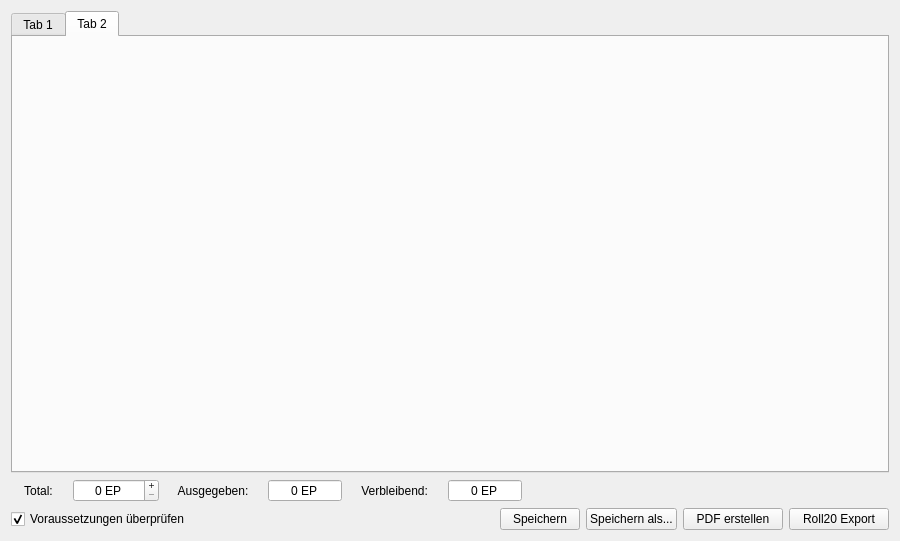
<?xml version="1.0" encoding="UTF-8"?>
<ui version="4.0">
 <class>formMain</class>
 <widget class="QWidget" name="formMain">
  <property name="windowModality">
   <enum>Qt::ApplicationModal</enum>
  </property>
  <property name="geometry">
   <rect>
    <x>0</x>
    <y>0</y>
    <width>900</width>
    <height>541</height>
   </rect>
  </property>
  <property name="windowTitle">
   <string>Sephrasto - Charakter erstellen</string>
  </property>
  <layout class="QGridLayout" name="gridLayout">
   <item row="3" column="0">
    <layout class="QHBoxLayout" name="horizontalLayout_3">
     <item>
      <widget class="QCheckBox" name="checkReq">
       <property name="sizePolicy">
        <sizepolicy hsizetype="Expanding" vsizetype="Fixed">
         <horstretch>0</horstretch>
         <verstretch>0</verstretch>
        </sizepolicy>
       </property>
       <property name="minimumSize">
        <size>
         <width>125</width>
         <height>0</height>
        </size>
       </property>
       <property name="text">
        <string>Voraussetzungen überprüfen</string>
       </property>
       <property name="checked">
        <bool>true</bool>
       </property>
      </widget>
     </item>
     <item>
      <widget class="QPushButton" name="buttonQuicksave">
       <property name="minimumSize">
        <size>
         <width>75</width>
         <height>0</height>
        </size>
       </property>
       <property name="text">
        <string>Speichern</string>
       </property>
      </widget>
     </item>
     <item>
      <widget class="QPushButton" name="buttonSave">
       <property name="minimumSize">
        <size>
         <width>75</width>
         <height>0</height>
        </size>
       </property>
       <property name="text">
        <string>Speichern als...</string>
       </property>
      </widget>
     </item>
     <item>
      <widget class="QPushButton" name="buttonSavePDF">
       <property name="minimumSize">
        <size>
         <width>100</width>
         <height>0</height>
        </size>
       </property>
       <property name="maximumSize">
        <size>
         <width>16777214</width>
         <height>16777215</height>
        </size>
       </property>
       <property name="text">
        <string>PDF erstellen</string>
       </property>
      </widget>
     </item>
      <item>
        <widget class="QPushButton" name="buttonExportRoll20">
          <property name="minimumSize">
            <size>
              <width>100</width>
              <height>0</height>
            </size>
          </property>
          <property name="maximumSize">
            <size>
              <width>16777214</width>
              <height>16777215</height>
            </size>
          </property>
          <property name="text">
            <string>Roll20 Export</string>
          </property>
        </widget>
      </item>
    </layout>
   </item>
   <item row="0" column="0">
    <layout class="QVBoxLayout" name="verticalLayout">
     <item>
      <layout class="QHBoxLayout" name="horizontalLayout">
       <item>
        <widget class="QTabWidget" name="tabs">
         <property name="tabPosition">
          <enum>QTabWidget::North</enum>
         </property>
         <property name="currentIndex">
          <number>1</number>
         </property>
         <property name="elideMode">
          <enum>Qt::ElideRight</enum>
         </property>
         <property name="documentMode">
          <bool>false</bool>
         </property>
         <widget class="QWidget" name="tab">
          <attribute name="title">
           <string>Tab 1</string>
          </attribute>
         </widget>
         <widget class="QWidget" name="tab_2">
          <attribute name="title">
           <string>Tab 2</string>
          </attribute>
         </widget>
        </widget>
       </item>
      </layout>
     </item>
     <item>
      <layout class="QHBoxLayout" name="horizontalLayout_2">
       <item>
        <widget class="QLabel" name="label">
         <property name="text">
          <string>    Total:    </string>
         </property>
        </widget>
       </item>
       <item>
        <widget class="QSpinBox" name="spinEP">
         <property name="alignment">
          <set>Qt::AlignCenter</set>
         </property>
         <property name="buttonSymbols">
          <enum>QAbstractSpinBox::PlusMinus</enum>
         </property>
         <property name="suffix">
          <string> EP</string>
         </property>
         <property name="maximum">
          <number>100000</number>
         </property>
        </widget>
       </item>
       <item>
        <widget class="QLabel" name="label_3">
         <property name="text">
          <string>    Ausgegeben:    </string>
         </property>
        </widget>
       </item>
       <item>
        <widget class="QSpinBox" name="spinSpent">
         <property name="alignment">
          <set>Qt::AlignCenter</set>
         </property>
         <property name="readOnly">
          <bool>true</bool>
         </property>
         <property name="buttonSymbols">
          <enum>QAbstractSpinBox::NoButtons</enum>
         </property>
         <property name="suffix">
          <string> EP</string>
         </property>
         <property name="minimum">
          <number>-100000</number>
         </property>
         <property name="maximum">
          <number>100000</number>
         </property>
        </widget>
       </item>
       <item>
        <widget class="QLabel" name="label_2">
         <property name="text">
          <string>    Verbleibend:    </string>
         </property>
        </widget>
       </item>
       <item>
        <widget class="QSpinBox" name="spinRemaining">
         <property name="autoFillBackground">
          <bool>false</bool>
         </property>
         <property name="alignment">
          <set>Qt::AlignCenter</set>
         </property>
         <property name="readOnly">
          <bool>true</bool>
         </property>
         <property name="buttonSymbols">
          <enum>QAbstractSpinBox::NoButtons</enum>
         </property>
         <property name="suffix">
          <string> EP</string>
         </property>
         <property name="minimum">
          <number>-100000</number>
         </property>
         <property name="maximum">
          <number>100000</number>
         </property>
        </widget>
       </item>
       <item>
        <spacer name="horizontalSpacer">
         <property name="orientation">
          <enum>Qt::Horizontal</enum>
         </property>
         <property name="sizeHint" stdset="0">
          <size>
           <width>40</width>
           <height>20</height>
          </size>
         </property>
        </spacer>
       </item>
      </layout>
     </item>
    </layout>
   </item>
  </layout>
 </widget>
 <tabstops>
  <tabstop>tabs</tabstop>
  <tabstop>spinEP</tabstop>
  <tabstop>spinSpent</tabstop>
  <tabstop>spinRemaining</tabstop>
  <tabstop>checkReq</tabstop>
  <tabstop>buttonQuicksave</tabstop>
  <tabstop>buttonSave</tabstop>
  <tabstop>buttonSavePDF</tabstop>
 </tabstops>
 <resources/>
 <connections/>
</ui>
